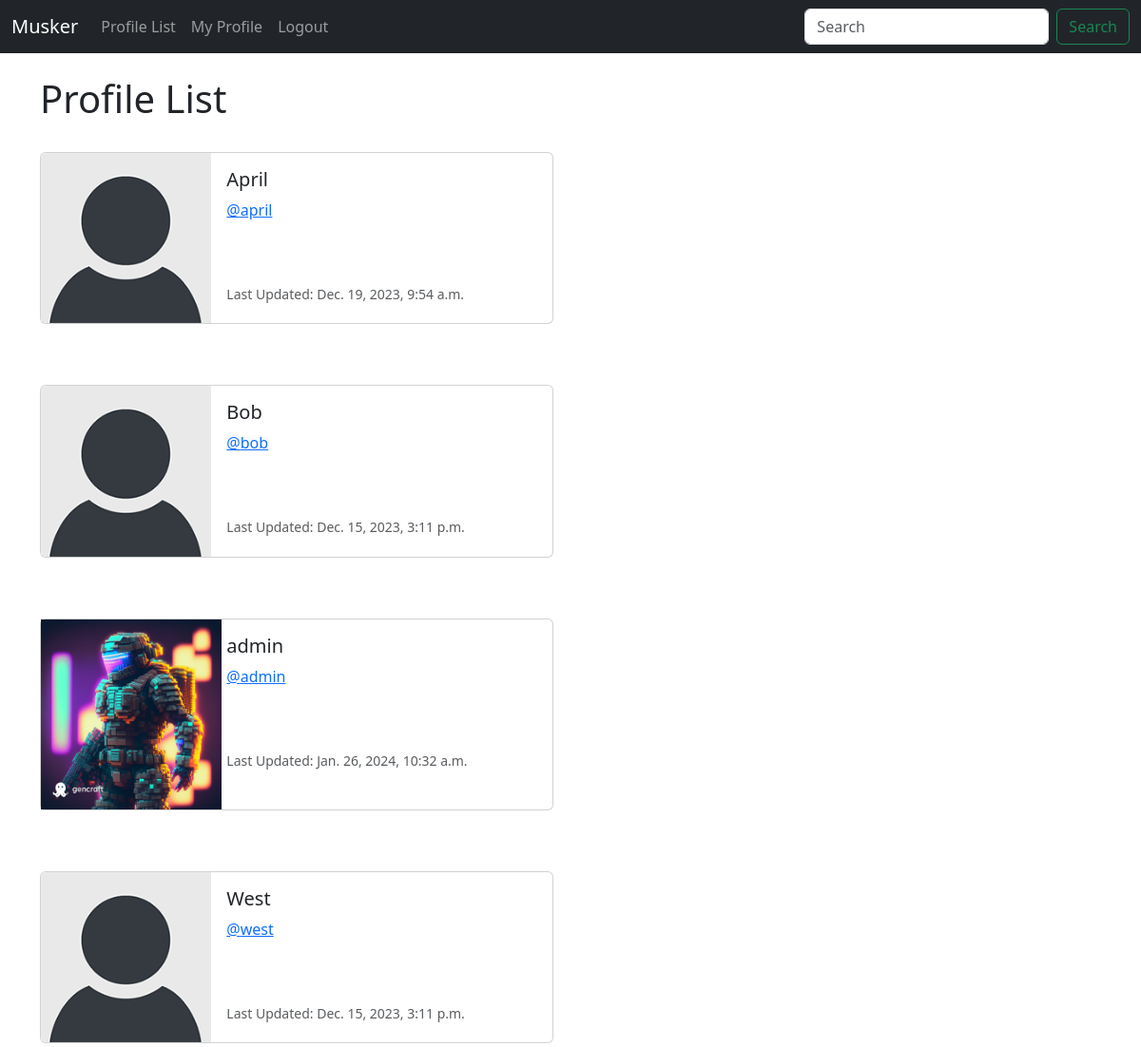
The page /profile_list/ (signed in, upper part) on the database as committed earlier.
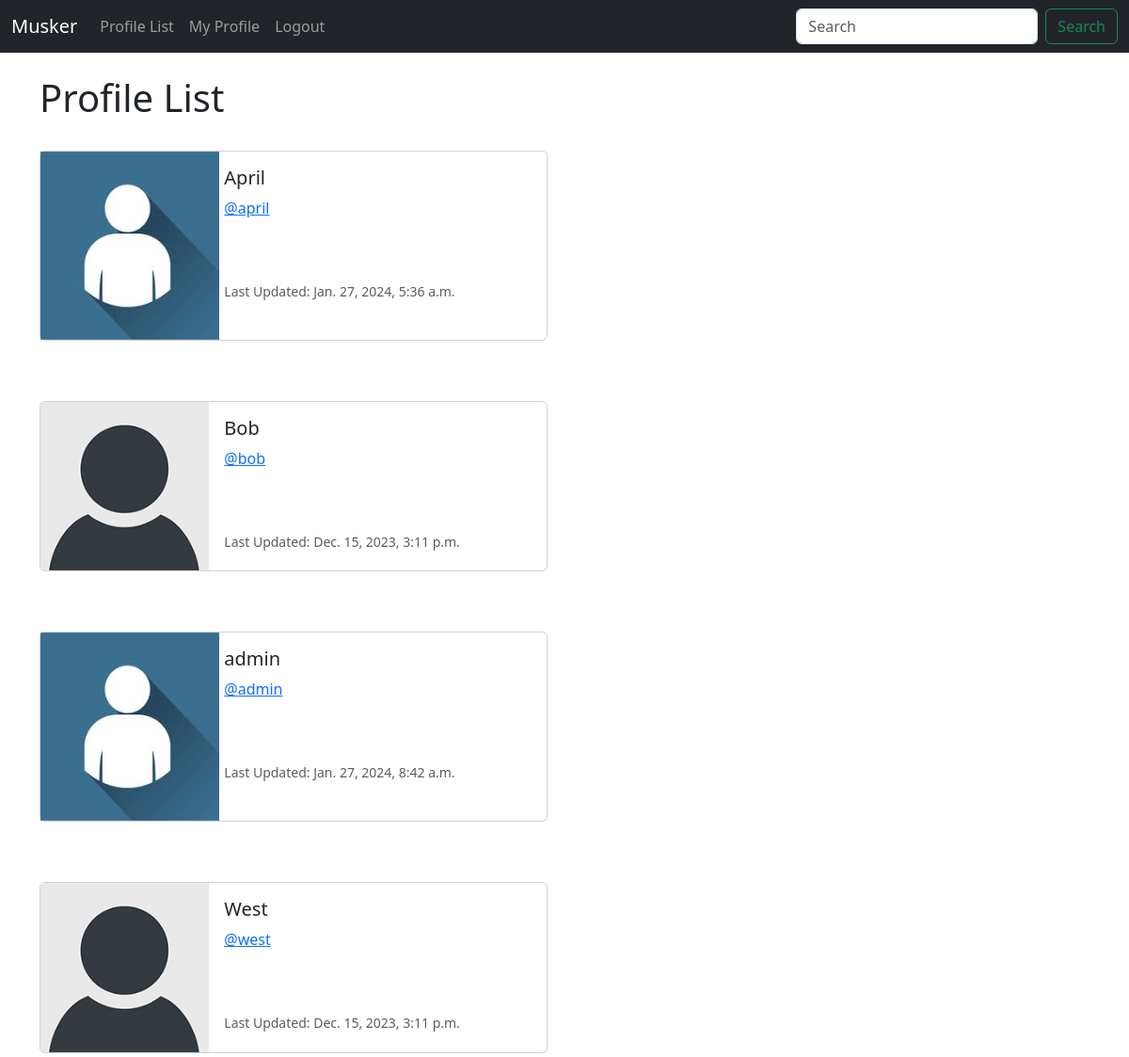
The same page on the database as committed later.
### musker/models.py (models this page shows, shortened)
class Profile(models.Model):
    user = models.OneToOneField(User, on_delete=models.CASCADE)
    follows = models.ManyToManyField('self', related_name='followed_by', symmetrical=False, blank=True)
    date_modified = models.DateTimeField(User, auto_now=True)
    profile_image = models.ImageField(null = True, blank = True, upload_to='images/')
    profile_bio = models.CharField(null=True, blank=True, max_length=500)
    homepage_link = models.CharField(null=True, blank=True, max_length=100)
    facebook_link = models.CharField(null=True, blank=True, max_length=100)
    instagram_link = models.CharField(null=True, blank=True, max_length=100)
    linkedin_link = models.CharField(null=True, blank=True, max_length=100)

### musker/views.py (the view)
# urls.py: path('profile_list/', views.profile_list, name="profile_list"),
def profile_list(request):
    if request.user.is_authenticated:
        profiles = Profile.objects.exclude(user=request.user)
        return render(request, 'profile_list.html', {'profiles': profiles})
    else:
        messages.success(request, 'login to view this page')
        return redirect('home')

### musker/templates/profile_list.html
{% extends 'base.html' %}
{% load static %}
{% block content %}
    <h1>Profile List</h1>
<br/>
{% if profiles %}
    {% for profile in profiles %}
    <div class="card mb-3" style="max-width: 540px;">
        <div class="row g-0">
          <div class="col-md-4">
            {% if profile.profile_image %}
              <img src="{{ profile.profile_image.url }}" width=190 height=200 class="img-fluid-rounded-start" alt="{{ profile.user.username }}">
            {% else %}
              <img src="{% static 'images/default_profile_pic.png' %}" class="img-fluid rounded-start" alt="Profile Image">
            {% endif %}
          </div>
          <div class="col-md-8">
            <div class="card-body">
              <h5 class="card-title">{{ profile.user.username }}</h5>
              <p class="card-text"><a href="{% url 'profile' profile.user.id %}">@{{ profile.user.username|lower }}</a></p>
              <br/><br/>
              <p class="card-text"><small class="text-body-secondary">Last Updated: {{ profile.date_modified }}</small></p>
            </div>
          </div>
        </div>
      </div>
      <br/><br/>
    {% endfor %}
{% endif %}
{% endblock %}

Rows that differ between the two databases and show on the page:
changed Profile "April": profile_image: picture added; date_modified "Dec. 19, 2023, 9:54 a.m." → "Jan. 27, 2024, 5:36 a.m."
changed Profile "admin": profile_image: a different picture; date_modified "Jan. 26, 2024, 10:32 a.m." → "Jan. 27, 2024, 8:42 a.m."
